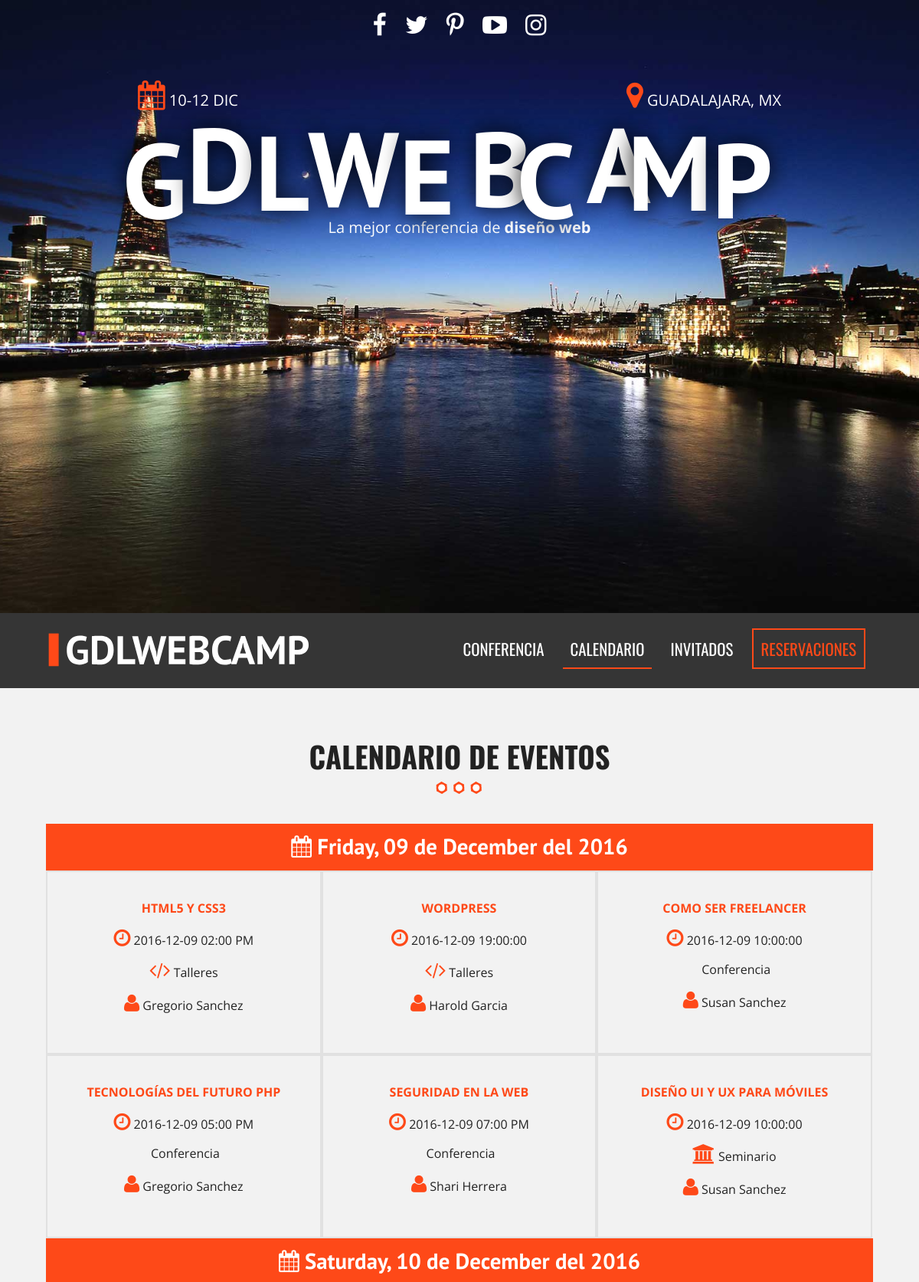
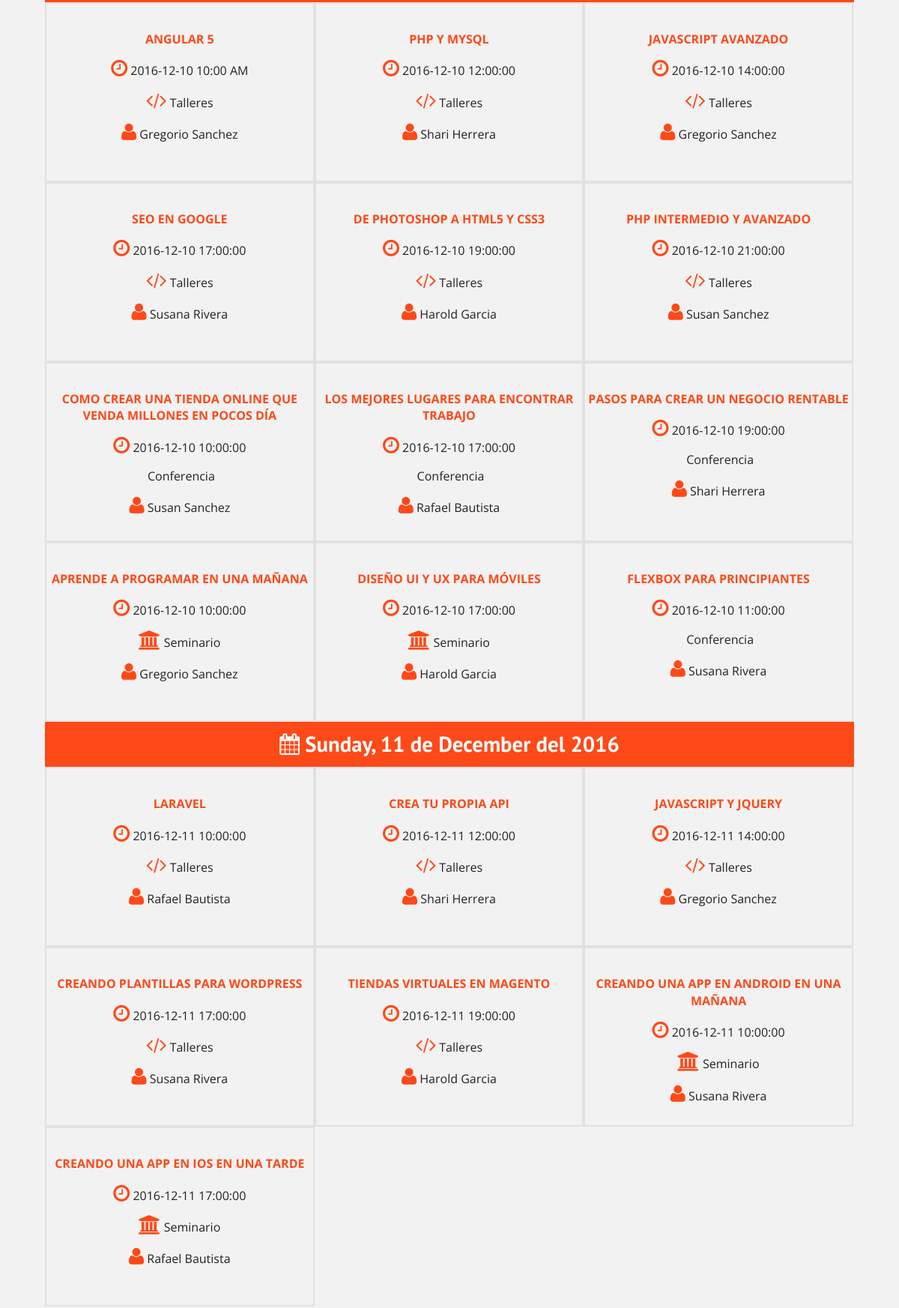
Screenshot of /temp/GDLWEBCAMP/gdlwebcamp/calendario.php (upper part) with the database file from the repository (2 pictures, top to bottom).
### tables this page shows
CREATE TABLE `eventos` (
  `evento_id` tinyint(10) NOT NULL,
  `nombre_evento` varchar(60) NOT NULL,
  `fecha_evento` date NOT NULL,
  `hora_evento` varchar(10) NOT NULL,
  `id_cat_evento` tinyint(10) NOT NULL,
  `id_inv` tinyint(4) NOT NULL,
  `clave` varchar(10) NOT NULL
);

CREATE TABLE `categoria_evento` (
  `id_categoria` tinyint(10) NOT NULL,
  `cat_evento` varchar(50) NOT NULL,
  `icono` varchar(15) NOT NULL,
  `actualizado` datetime NOT NULL
);

### temp/GDLWEBCAMP/gdlwebcamp/calendario.php (the view, shortened to what this page needs)
<?php include_once 'includes/templates/header.php'; ?>
        <section class="seccion contenedor">
              <h2>Calendario de Eventos</h2>
              <?php
                try {
                    require_once('includes/funciones/bd_conexion.php');
                    $sql = " SELECT evento_id, nombre_evento, fecha_evento, hora_evento, cat_evento, icono, nombre_invitado, apellido_invitado ";
                    $sql .= " FROM eventos ";
                    $sql .= " INNER JOIN categoria_evento ";
                    $sql .= " ON eventos.id_cat_evento = categoria_evento.id_categoria ";
                    $sql .= " INNER JOIN invitados ";
                    $sql .= " ON eventos.id_inv = invitados.invitado_id ";
                    $sql .= " ORDER BY evento_id ";
                    $resultado = $conn->query($sql);
                } catch (\Exception $e) {
                    echo $e->getMessage();
                }
              ?>
              <div class="calendario">
                  <?php
                     $calendario = array();
                     while( $eventos = $resultado->fetch_assoc() ) {
                         $fecha = $eventos['fecha_evento'];
                         $evento = array(
                             'titulo' => $eventos['nombre_evento'],
                             'fecha' => $eventos['fecha_evento'],
                             'hora' => $eventos['hora_evento'],
                             'categoria' => $eventos['cat_evento'],
                             'icono' =>  $eventos['icono'],
                             'invitado' => $eventos['nombre_invitado'] . " " . $eventos['apellido_invitado']
                         );
                         $calendario[$fecha][] = $evento;
                         ?>
                     <?php   }   ?>
                     <?php
                        foreach($calendario as $dia => $lista_eventos) { ?>
                            <h3>
                                <i class="fa fa-calendar"></i>
                                <?php
                                    echo  strftime( "%A, %d de %B del %Y", strtotime($dia) ); ?>
                            </h3>
                            <?php foreach($lista_eventos as $evento) { ?>
                                <div class="dia">
                                    <p class="titulo"><?php echo $evento['titulo']; ?></p>
                                    <p class="hora">
                                        <i class="fa fa-clock-o" aria-hidden="true"></i>
                                        <?php echo $evento['fecha'] . " " . $evento['hora']; ?>
                                    </p>
                                    <p>
                                        <i class="fa <?php echo $evento['icono']; ?>" aria-hidden="true"></i>
                                        <?php echo $evento['categoria']; ?></p>
                                    <p>
                                        <i class="fa fa-user" aria-hidden="true"></i>
                                        <?php echo $evento['invitado']; ?></p>
                                </div>
                            <?php }  ?>
                        <?php }  ?>
              </div>
        </section>
    <?php include_once 'includes/templates/footer.php'; ?>

### temp/GDLWEBCAMP/gdlwebcamp/includes/templates/header.php (shortened to what this page needs)
<!doctype html>
<html class="no-js" lang="">
    <head>
        <link rel="stylesheet" href="css/normalize.css">
        <link rel="stylesheet" href="css/font-awesome.min.css">
        <link rel="stylesheet" href="css/leaflet.css">
        <?php
            $archivo = basename($_SERVER['PHP_SELF']);
            $pagina = str_replace(".php", "", $archivo);
        ?>
        <link rel="stylesheet" href="css/main.css">
    </head>
    <body class="<?php echo $pagina; ?>">
        <header class="site-header">
            <div class="hero">
                <div class="contenido-header">
                    <nav class="redes-sociales">
                        <a href="#"><i class="fa fa-facebook" aria-hidden="true"></i></a>
                        <a href="#"><i class="fa fa-twitter" aria-hidden="true"></i></a>
                        <a href="#"><i class="fa fa-pinterest-p" aria-hidden="true"></i></a>
                        <a href="#"><i class="fa fa-youtube-play" aria-hidden="true"></i></a>
                        <a href="#"><i class="fa fa-instagram" aria-hidden="true"></i></a>
                    </nav>
                    <div class="informacion-evento">
                        <div class="clearfix">
                            <p class="fecha"><i class="fa fa-calendar" aria-hidden="true"></i> 10-12 Dic</p>
                            <p class="ciudad"><i class="fa fa-map-marker" aria-hidden="true"></i> Guadalajara, MX</p>
                        </div>
                        <h1 class="nombre-sitio">GdlWebCamp</h1>
                        <p class="slogan">La mejor conferencia de <span>diseño web</span></p>
                    </div>
                </div>
            </div>
        </header>
        <div class="barra">
            <div class="contenedor clearfix">
                <div class="logo">
                    <a href="index.php">
                        <img src="img/logo.svg" alt="logo gdlwebcamp">
                    </a>
                </div>
                <nav class="navegacion-principal clearfix">
                    <a href="conferencia.php">Conferencia</a>
                    <a href="calendario.php">Calendario</a>
                    <a href="invitados.php">Invitados</a>
                    <a href="registro.php">Reservaciones</a>
                </nav>
            </div>
        </div>

### temp/GDLWEBCAMP/gdlwebcamp/includes/templates/footer.php (shortened to what this page needs)
          <link href="//cdn-images.mailchimp.com/embedcode/classic-10_7.css" rel="stylesheet" type="text/css">
</body>
</html>

### temp/GDLWEBCAMP/gdlwebcamp/css/main.css (style rules this page uses)
html { color: #222; font-size: 1em; line-height: 1.4; }
audio, canvas, iframe, img, svg, video { vertical-align: middle; }
html { box-sizing: border-box; }
*,*:before,*:after { box-sizing: inherit; }
body { background-color: #f2f2f2; font-family: 'Open Sans', sans-serif; }
.contenedor { width: 98%; margin:0 auto; }
@media only screen and (min-width:480px) { .contenedor { width: 95%; } }
@media only screen and (min-width:768px) { .contenedor { width: 90%; } }
@media only screen and (min-width:992px) { .contenedor { width: 90%; max-width: 1100px; } }
.seccion { padding: 30px 0; }
.seccion p { font-size: 1.2em; text-align: center; }
h2 { font-family: 'Oswald', sans-serif; font-size: 2.4em; text-transform: uppercase; text-align: center; }
h2::after { content: ''; margin: 0 auto; background-image: url(../img/separador.png); height: 30px; width: 100px; display: block; }
h3 { font-size: 1.8em; color: #fe4918; font-family: 'PT Sans', sans-serif; margin: 0; }
div.hero { background-image: url(../img/encabezado.jpg); height: 100vh; background-position: top center; background-size: cover; }
div.contenido-header { padding-top: 40px; }
@media only screen and (min-width:768px) { div.contenido-header { padding-top: 10px; } }
nav.redes-sociales { text-align: center; }
nav.redes-sociales a { color: #ffffff; font-size: 2em; margin-right: 20px; }
nav.redes-sociales a:last-child { margin-right: 0; }
div.informacion-evento { text-align: center; color: #ffffff; }
@media only screen and (min-width:768px) { div.informacion-evento { width: 70%; margin:0 auto; margin-top: 50px; } }
div.informacion-evento p { margin:0; display: inline; font-size: 20px; text-transform: uppercase; }
div.informacion-evento p i { color: #fe4918; font-size: 2.4rem; }
p.fecha { float: left; }
p.ciudad { float: right; text-align: right; }
p.slogan { text-transform: none!important; }
p.slogan span { font-weight: bold; }
h1.nombre-sitio { font-size: 5.9vw; text-transform: uppercase; font-family: 'PT Sans', sans-serif; }
@media only screen and (min-width:768px) { h1.nombre-sitio { font-size: 11.5vw; margin: 0; line-height: 1; } }
div.barra { background-color: #353535; padding: 20px 0; }
div.logo { width: 80%; float: left; }
div.logo img { width: 100%; }
@media only screen and (min-width:768px) { div.logo { width:33%; } }
nav.navegacion-principal { display: none; width: 100%; }
nav.navegacion-principal a { font-family: 'Oswald', sans-serif; color: #ffffff; font-size: 1.3em; text-transform: uppercase; text-decoration: none; transition: all .6s ease; width: 100%; display: block; text-align: center; margin-bottom: 20px; clear: both; }
nav.navegacion-principal a:last-child { border: 2px solid #fe4918; color: #fe4918; }
@media only screen and (min-width:768px) { nav.navegacion-principal { width: 67%; float: right; text-align: right; display: block; } }
@media only screen and (min-width:768px) { nav.navegacion-principal a { padding: 10px 10px; width:auto; display: inline-block; text-align: center; margin:0 10px 0 0; } }
.navegacion-principal .activo { border-bottom: 2px solid #fe4918; }
div.calendario h3 { background-color: #fe4918; clear: both; color: white; text-align: center; padding: 10px 0; }
div.calendario::after { clear: both; display: block; content: ''; }
div.dia { width: 50%; float: left; border: 2px solid #e1e1e1; transition: all .3s ease; }
@media only screen and (min-width:768px) { div.dia { width: 33.3%; min-height: 240px; padding-top: 20px; } }
div.dia p.titulo { color: #fe4918; text-transform: uppercase; font-weight: bold; }
div.dia p { font-size: 1em; }
div.dia i { color: #fe4918; font-size: 1.6em; }
.clearfix:before, .clearfix:after { content: " "; display: table; }
.clearfix:after { clear: both; }

### rows the page displays
eventos: nombre_evento "HTML5 Y CSS3", fecha_evento "2016-12-09", hora_evento "02:00 PM", id_cat_evento.cat_evento "Talleres", invitado "Gregorio Sanchez"
eventos: nombre_evento "WORDPRESS", fecha_evento "2016-12-09", hora_evento "19:00:00", id_cat_evento.cat_evento "Talleres", invitado "Harold Garcia"
eventos: nombre_evento "COMO SER FREELANCER", fecha_evento "2016-12-09", hora_evento "10:00:00", id_cat_evento.cat_evento "Conferencia", invitado "Susan Sanchez"
eventos: nombre_evento "TECNOLOGÍAS DEL FUTURO PHP", fecha_evento "2016-12-09", hora_evento "05:00 PM", id_cat_evento.cat_evento "Conferencia", invitado "Gregorio Sanchez"
eventos: nombre_evento "SEGURIDAD EN LA WEB", fecha_evento "2016-12-09", hora_evento "07:00 PM", id_cat_evento.cat_evento "Conferencia", invitado "Shari Herrera"
eventos: nombre_evento "DISEÑO UI Y UX PARA MÓVILES", fecha_evento "2016-12-09", hora_evento "10:00:00", id_cat_evento.cat_evento "Seminario", invitado "Susan Sanchez"
eventos: nombre_evento "ANGULAR 5", fecha_evento "2016-12-10", hora_evento "10:00 AM", id_cat_evento.cat_evento "Talleres", invitado "Gregorio Sanchez"
eventos: nombre_evento "PHP Y MYSQL", fecha_evento "2016-12-10", hora_evento "12:00:00", id_cat_evento.cat_evento "Talleres", invitado "Shari Herrera"
eventos: nombre_evento "JAVASCRIPT AVANZADO", fecha_evento "2016-12-10", hora_evento "14:00:00", id_cat_evento.cat_evento "Talleres", invitado "Gregorio Sanchez"
eventos: nombre_evento "SEO EN GOOGLE", fecha_evento "2016-12-10", hora_evento "17:00:00", id_cat_evento.cat_evento "Talleres", invitado "Susana Rivera"
eventos: nombre_evento "DE PHOTOSHOP A HTML5 Y CSS3", fecha_evento "2016-12-10", hora_evento "19:00:00", id_cat_evento.cat_evento "Talleres", invitado "Harold Garcia"
eventos: nombre_evento "PHP INTERMEDIO Y AVANZADO", fecha_evento "2016-12-10", hora_evento "21:00:00", id_cat_evento.cat_evento "Talleres", invitado "Susan Sanchez"
eventos: nombre_evento "COMO CREAR UNA TIENDA ONLINE QUE VENDA MILLONES EN POCOS DÍA", fecha_evento "2016-12-10", hora_evento "10:00:00", id_cat_evento.cat_evento "Conferencia", invitado "Susan Sanchez"
eventos: nombre_evento "LOS MEJORES LUGARES PARA ENCONTRAR TRABAJO", fecha_evento "2016-12-10", hora_evento "17:00:00", id_cat_evento.cat_evento "Conferencia", invitado "Rafael Bautista"
eventos: nombre_evento "PASOS PARA CREAR UN NEGOCIO RENTABLE", fecha_evento "2016-12-10", hora_evento "19:00:00", id_cat_evento.cat_evento "Conferencia", invitado "Shari Herrera"
eventos: nombre_evento "APRENDE A PROGRAMAR EN UNA MAÑANA", fecha_evento "2016-12-10", hora_evento "10:00:00", id_cat_evento.cat_evento "Seminario", invitado "Gregorio Sanchez"
eventos: nombre_evento "DISEÑO UI Y UX PARA MÓVILES", fecha_evento "2016-12-10", hora_evento "17:00:00", id_cat_evento.cat_evento "Seminario", invitado "Harold Garcia"
eventos: nombre_evento "FLEXBOX PARA PRINCIPIANTES", fecha_evento "2016-12-10", hora_evento "11:00:00", id_cat_evento.cat_evento "Conferencia", invitado "Susana Rivera"
eventos: nombre_evento "LARAVEL", fecha_evento "2016-12-11", hora_evento "10:00:00", id_cat_evento.cat_evento "Talleres", invitado "Rafael Bautista"
eventos: nombre_evento "CREA TU PROPIA API", fecha_evento "2016-12-11", hora_evento "12:00:00", id_cat_evento.cat_evento "Talleres", invitado "Shari Herrera"
eventos: nombre_evento "JAVASCRIPT Y JQUERY", fecha_evento "2016-12-11", hora_evento "14:00:00", id_cat_evento.cat_evento "Talleres", invitado "Gregorio Sanchez"
eventos: nombre_evento "CREANDO PLANTILLAS PARA WORDPRESS", fecha_evento "2016-12-11", hora_evento "17:00:00", id_cat_evento.cat_evento "Talleres", invitado "Susana Rivera"
eventos: nombre_evento "TIENDAS VIRTUALES EN MAGENTO", fecha_evento "2016-12-11", hora_evento "19:00:00", id_cat_evento.cat_evento "Talleres", invitado "Harold Garcia"
eventos: nombre_evento "CREANDO UNA APP EN ANDROID EN UNA MAÑANA", fecha_evento "2016-12-11", hora_evento "10:00:00", id_cat_evento.cat_evento "Seminario", invitado "Susana Rivera"
eventos: nombre_evento "CREANDO UNA APP EN IOS EN UNA TARDE", fecha_evento "2016-12-11", hora_evento "17:00:00", id_cat_evento.cat_evento "Seminario", invitado "Rafael Bautista"

### other values shown
strftime( "%A, %d de %B del %Y", strtotime($dia) ) "Friday, 09 de December del 2016"
strftime( "%A, %d de %B del %Y", strtotime($dia) ) "Saturday, 10 de December del 2016"
strftime( "%A, %d de %B del %Y", strtotime($dia) ) "Sunday, 11 de December del 2016"
